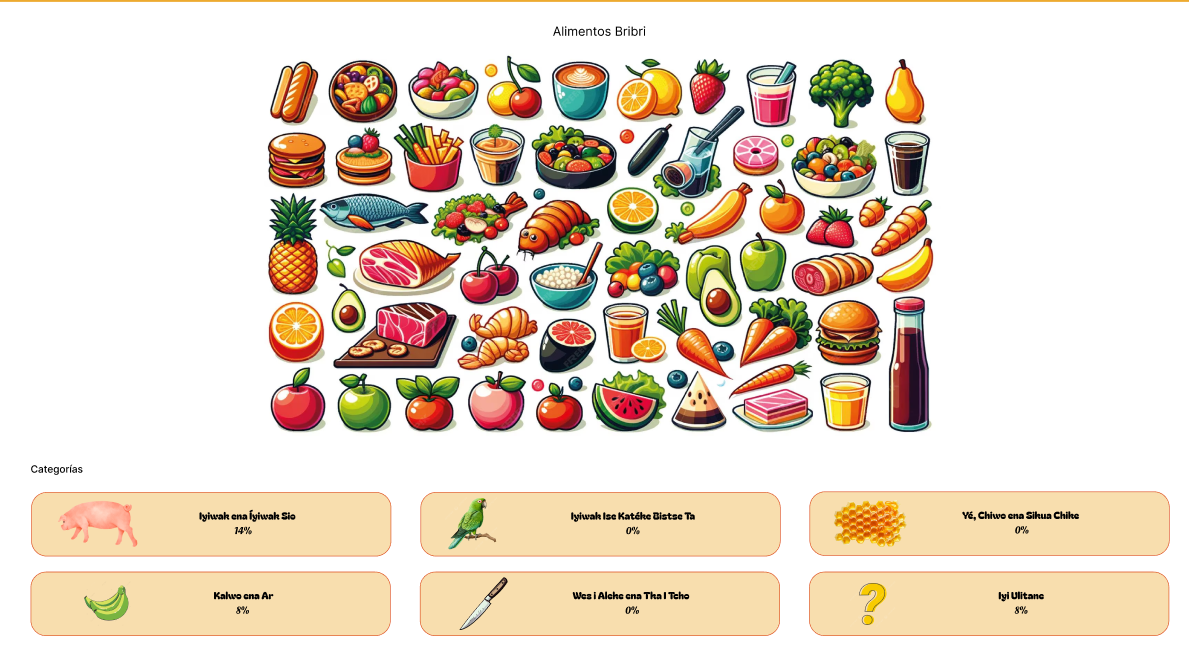
#> input picture image.png, 1189 x 661 px, found by its file name
$ python change_color.py
#> lines starting #> are read from the running program, lines starting #| are printed output that depends on the picture
# Script hecho con IA para cambiar los pixeles de un PNG a otro color

import cv2
import numpy as np

# Cargar imagen con alpha
im = cv2.imread('image.png', cv2.IMREAD_UNCHANGED)
#> im is the input picture: shape (661, 1189, 4); mean B, G, R, A 201.9, 217.9, 231.5, 255

# Separar canales
b, g, r, a = cv2.split(im)
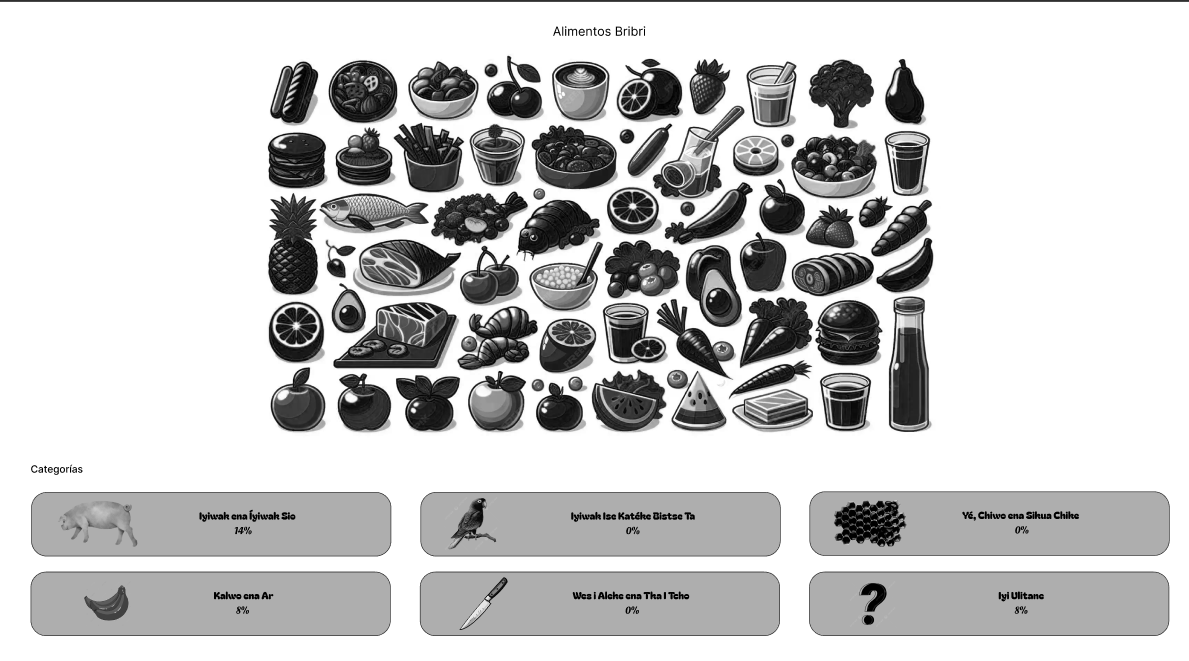
#> b: shape (661, 1189); min 0, max 255, mean 201.9
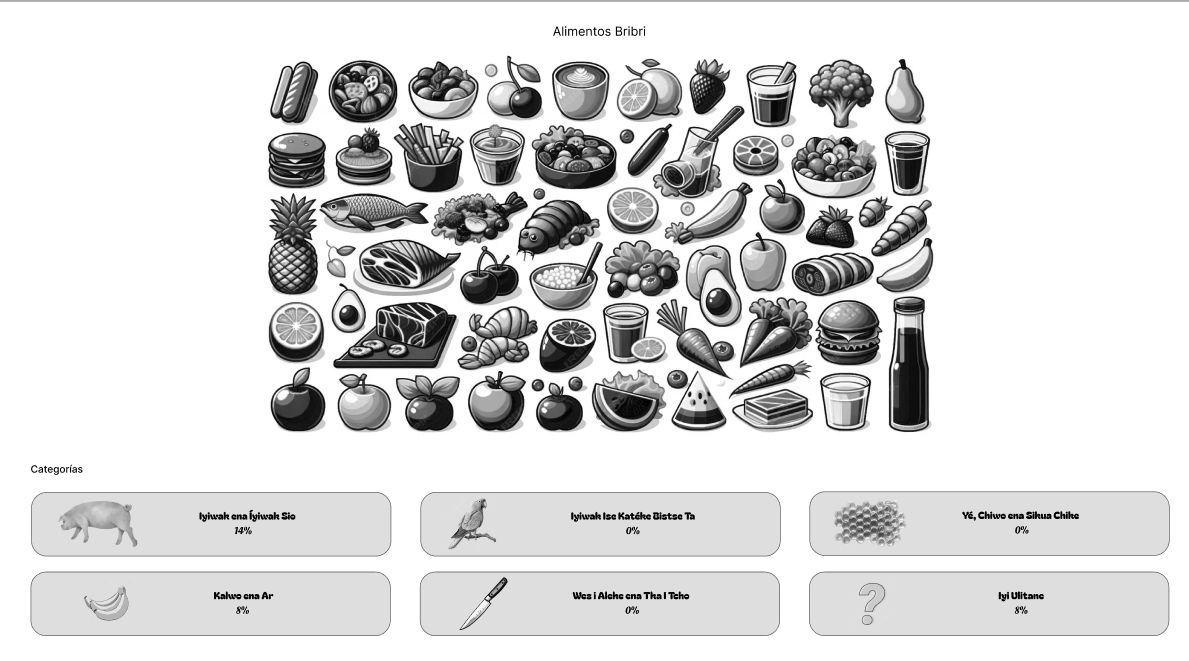
#> g: shape (661, 1189); min 0, max 255, mean 217.9
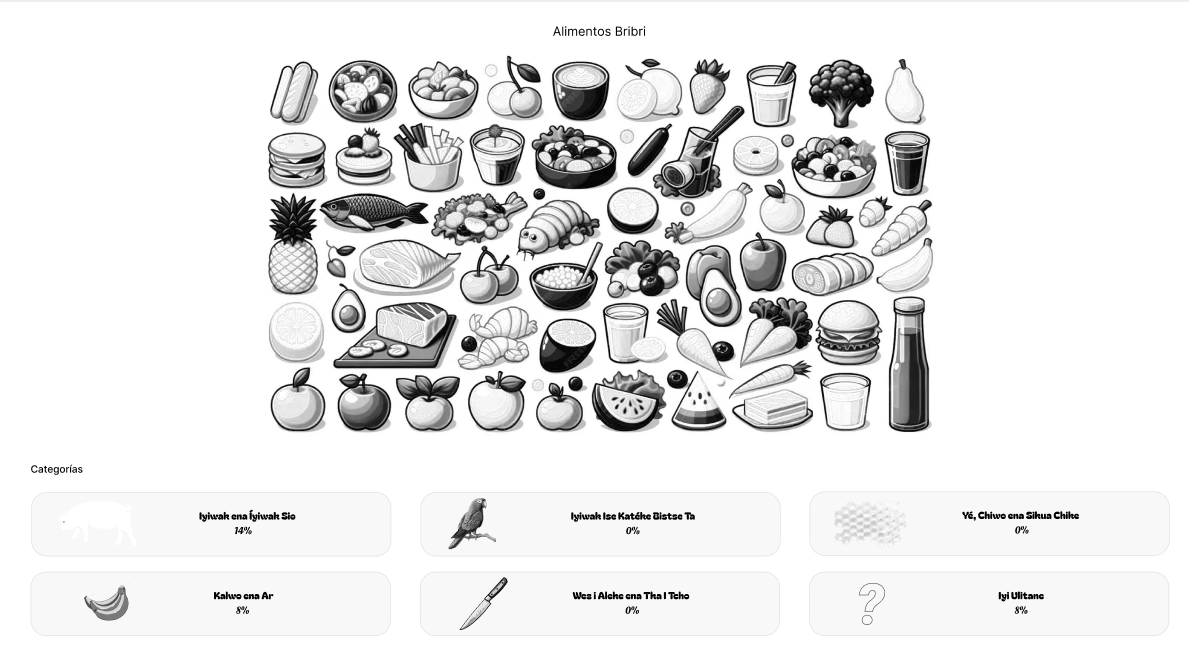
#> r: shape (661, 1189); min 0, max 255, mean 231.5
#> a: shape (661, 1189); every value is 255

# Color HEX #1C0F13 en BGR
new_color = (184, 129, 53)

# Crear máscara de píxeles no transparentes
mask = a > 0
#> mask: shape (661, 1189) bool; every value is 1

# Aplicar color solo donde no es transparente
b[mask] = new_color[0]
#> b: shape (661, 1189); every value is 184
g[mask] = new_color[1]
#> g: shape (661, 1189); every value is 129
r[mask] = new_color[2]
#> r: shape (661, 1189); every value is 53

# Recombinar imagen
result = cv2.merge((b, g, r, a))
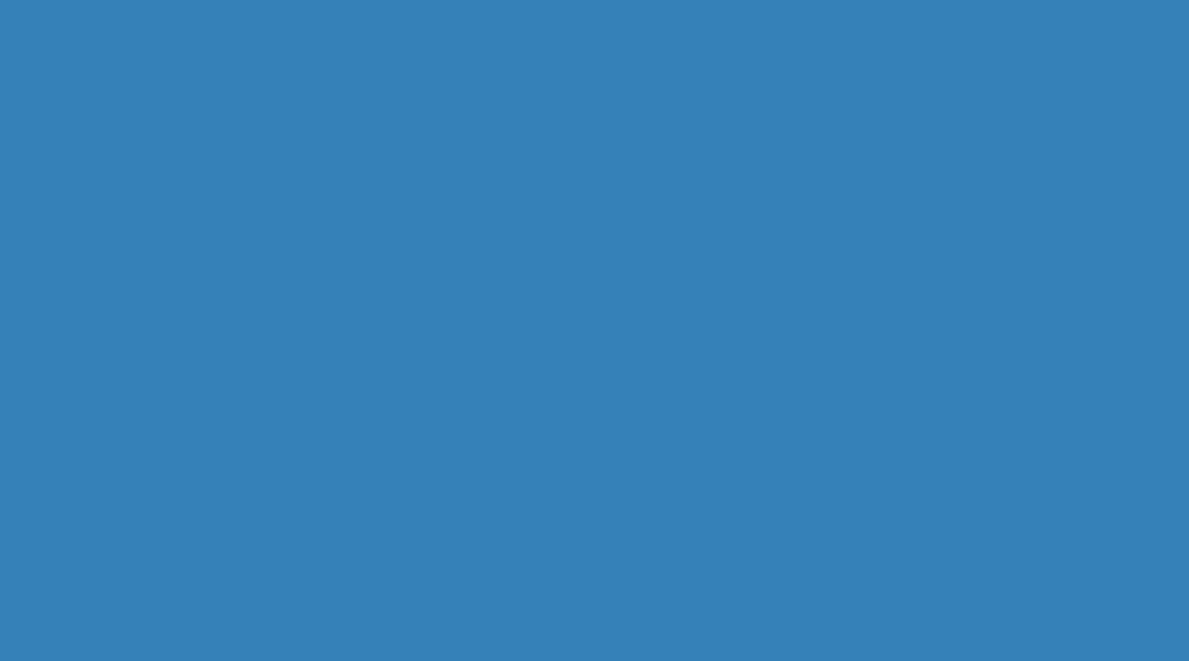
#> result: shape (661, 1189, 4); mean B, G, R, A 184, 129, 53, 255

cv2.imwrite('result2.png', result)
